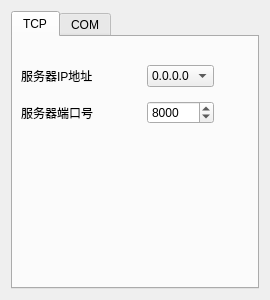
<?xml version="1.0" encoding="UTF-8"?>
<ui version="4.0">
 <class>ServerSetting</class>
 <widget class="QDialog" name="ServerSetting">
  <property name="geometry">
   <rect>
    <x>0</x>
    <y>0</y>
    <width>270</width>
    <height>300</height>
   </rect>
  </property>
  <property name="minimumSize">
   <size>
    <width>270</width>
    <height>300</height>
   </size>
  </property>
  <property name="maximumSize">
   <size>
    <width>270</width>
    <height>300</height>
   </size>
  </property>
  <property name="windowTitle">
   <string>服务器设置</string>
  </property>
  <layout class="QGridLayout" name="gridLayout_4">
   <item row="0" column="0">
    <layout class="QGridLayout" name="gridLayout_5">
     <item row="0" column="0">
      <widget class="QTabWidget" name="tabWidget">
       <property name="currentIndex">
        <number>0</number>
       </property>
       <widget class="QWidget" name="m_tab_tcp">
        <attribute name="title">
         <string>TCP</string>
        </attribute>
        <widget class="QWidget" name="gridLayoutWidget_2">
         <property name="geometry">
          <rect>
           <x>8</x>
           <y>20</y>
           <width>241</width>
           <height>77</height>
          </rect>
         </property>
         <layout class="QGridLayout" name="gridLayout">
          <item row="1" column="1">
           <spacer name="horizontalSpacer">
            <property name="orientation">
             <enum>Qt::Horizontal</enum>
            </property>
            <property name="sizeHint" stdset="0">
             <size>
              <width>40</width>
              <height>20</height>
             </size>
            </property>
           </spacer>
          </item>
          <item row="0" column="2">
           <widget class="QComboBox" name="m_combobox_server_ip">
            <item>
             <property name="text">
              <string>0.0.0.0</string>
             </property>
            </item>
           </widget>
          </item>
          <item row="1" column="3">
           <spacer name="horizontalSpacer_2">
            <property name="orientation">
             <enum>Qt::Horizontal</enum>
            </property>
            <property name="sizeHint" stdset="0">
             <size>
              <width>40</width>
              <height>20</height>
             </size>
            </property>
           </spacer>
          </item>
          <item row="0" column="0">
           <widget class="QLabel" name="label">
            <property name="text">
             <string>服务器IP地址</string>
            </property>
           </widget>
          </item>
          <item row="1" column="0">
           <widget class="QLabel" name="label_2">
            <property name="text">
             <string>服务器端口号</string>
            </property>
           </widget>
          </item>
          <item row="1" column="2">
           <widget class="QSpinBox" name="m_spinBox_port">
            <property name="maximum">
             <number>65535</number>
            </property>
            <property name="value">
             <number>8000</number>
            </property>
           </widget>
          </item>
         </layout>
        </widget>
       </widget>
       <widget class="QWidget" name="m_tab_com">
        <attribute name="title">
         <string>COM</string>
        </attribute>
        <widget class="QPushButton" name="m_pushbutton_com_on">
         <property name="geometry">
          <rect>
           <x>190</x>
           <y>170</y>
           <width>51</width>
           <height>20</height>
          </rect>
         </property>
         <property name="styleSheet">
          <string notr="true">background-color: rgb(255, 0, 0);</string>
         </property>
         <property name="text">
          <string>关闭</string>
         </property>
         <property name="checkable">
          <bool>true</bool>
         </property>
        </widget>
        <widget class="QLabel" name="m_label_com_warning">
         <property name="geometry">
          <rect>
           <x>10</x>
           <y>170</y>
           <width>171</width>
           <height>16</height>
          </rect>
         </property>
         <property name="text">
          <string/>
         </property>
        </widget>
        <widget class="QWidget" name="gridLayoutWidget">
         <property name="geometry">
          <rect>
           <x>7</x>
           <y>7</y>
           <width>241</width>
           <height>193</height>
          </rect>
         </property>
         <layout class="QGridLayout" name="gridLayout_2">
          <item row="1" column="2">
           <widget class="QComboBox" name="m_combobox_baud">
            <property name="currentText">
             <string>1115200</string>
            </property>
            <property name="currentIndex">
             <number>7</number>
            </property>
            <item>
             <property name="text">
              <string>1200</string>
             </property>
            </item>
            <item>
             <property name="text">
              <string>2400</string>
             </property>
            </item>
            <item>
             <property name="text">
              <string>4800</string>
             </property>
            </item>
            <item>
             <property name="text">
              <string>9600</string>
             </property>
            </item>
            <item>
             <property name="text">
              <string>19200</string>
             </property>
            </item>
            <item>
             <property name="text">
              <string>38400</string>
             </property>
            </item>
            <item>
             <property name="text">
              <string>57600</string>
             </property>
            </item>
            <item>
             <property name="text">
              <string>1115200</string>
             </property>
            </item>
           </widget>
          </item>
          <item row="0" column="2">
           <widget class="QComboBox" name="m_combobox_com_name"/>
          </item>
          <item row="2" column="0">
           <widget class="QLabel" name="label_5">
            <property name="text">
             <string>校验位</string>
            </property>
           </widget>
          </item>
          <item row="3" column="2">
           <widget class="QComboBox" name="m_combobox_databits">
            <property name="currentIndex">
             <number>3</number>
            </property>
            <item>
             <property name="text">
              <string>5</string>
             </property>
            </item>
            <item>
             <property name="text">
              <string>6</string>
             </property>
            </item>
            <item>
             <property name="text">
              <string>7</string>
             </property>
            </item>
            <item>
             <property name="text">
              <string>8</string>
             </property>
            </item>
           </widget>
          </item>
          <item row="4" column="2">
           <widget class="QComboBox" name="m_combobox_stopbits">
            <item>
             <property name="text">
              <string>1</string>
             </property>
            </item>
            <item>
             <property name="text">
              <string>2</string>
             </property>
            </item>
           </widget>
          </item>
          <item row="3" column="3">
           <spacer name="horizontalSpacer_4">
            <property name="orientation">
             <enum>Qt::Horizontal</enum>
            </property>
            <property name="sizeHint" stdset="0">
             <size>
              <width>20</width>
              <height>20</height>
             </size>
            </property>
           </spacer>
          </item>
          <item row="1" column="0">
           <widget class="QLabel" name="label_4">
            <property name="text">
             <string>波特率</string>
            </property>
           </widget>
          </item>
          <item row="3" column="0">
           <widget class="QLabel" name="label_6">
            <property name="text">
             <string>数据位</string>
            </property>
           </widget>
          </item>
          <item row="0" column="0">
           <widget class="QLabel" name="label_3">
            <property name="text">
             <string>串口号</string>
            </property>
           </widget>
          </item>
          <item row="4" column="0">
           <widget class="QLabel" name="label_7">
            <property name="text">
             <string>停止位</string>
            </property>
           </widget>
          </item>
          <item row="3" column="1">
           <spacer name="horizontalSpacer_3">
            <property name="orientation">
             <enum>Qt::Horizontal</enum>
            </property>
            <property name="sizeHint" stdset="0">
             <size>
              <width>40</width>
              <height>20</height>
             </size>
            </property>
           </spacer>
          </item>
          <item row="2" column="2">
           <widget class="QComboBox" name="m_combobox_com_parity">
            <item>
             <property name="text">
              <string>No</string>
             </property>
            </item>
            <item>
             <property name="text">
              <string>Even</string>
             </property>
            </item>
            <item>
             <property name="text">
              <string>Odd</string>
             </property>
            </item>
            <item>
             <property name="text">
              <string>Mark</string>
             </property>
            </item>
            <item>
             <property name="text">
              <string>Space</string>
             </property>
            </item>
           </widget>
          </item>
          <item row="5" column="0">
           <widget class="QLabel" name="label_8">
            <property name="text">
             <string>流控</string>
            </property>
           </widget>
          </item>
          <item row="5" column="2">
           <widget class="QComboBox" name="m_combobox_flowcontrol">
            <item>
             <property name="text">
              <string>No</string>
             </property>
            </item>
            <item>
             <property name="text">
              <string>Hardware</string>
             </property>
            </item>
            <item>
             <property name="text">
              <string>Software</string>
             </property>
            </item>
           </widget>
          </item>
         </layout>
        </widget>
       </widget>
      </widget>
     </item>
    </layout>
   </item>
  </layout>
 </widget>
 <resources/>
 <connections/>
</ui>
